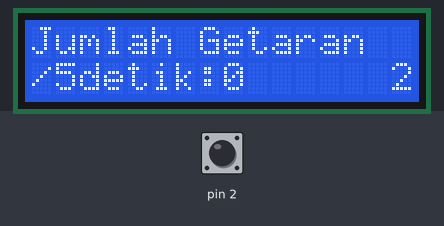
This sketch was run on a simulated Arduino Uno, built with avr-gcc and run on an emulated ATmega328P. Parts: 16×2 character LCD. Inputs (shaded band) come from the test bench; at power-on: pin 2 HIGH.

Above: at 3.2 s.
3.3 s: pin 2 pulled LOW for 0.15 s
At 4.7 s:
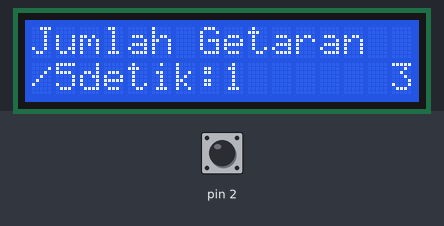
5.5 s: pin 2 pulled LOW for 1 s
At 6.8 s:
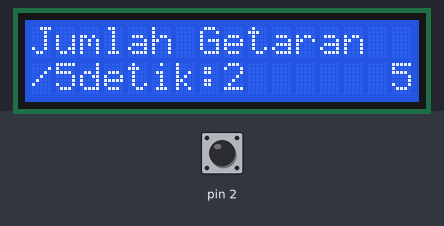
8.0 s: pin 2 pulled LOW for 0.15 s
At 8.8 s:
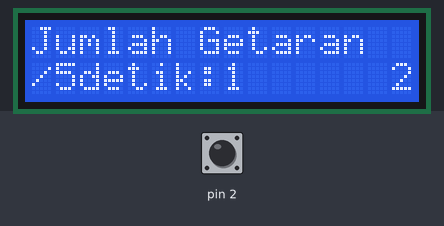
9.6 s: pin 2 pulled LOW for 1 s
At 10.7 s:
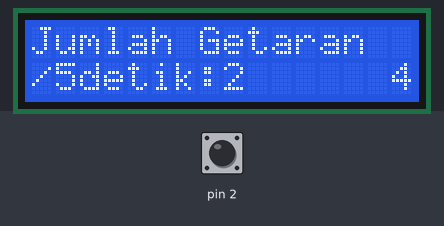
Timing chart, 0 to 12.6 s (numbered marks = the images above; inputs shaded):
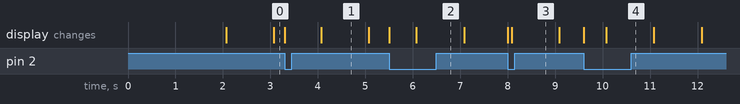

The sketch:

Interfacing_Arduino_dg_Sensor_Getaran.ino
```cpp
/*************************************
 * Program : Project 37. Interfacing Arduino Sensor Getaran
 * Input   : Sensor Getaran
 * Output  : LCD 2x16
 * 125 Proyek Arduino Inkubatek
 * www.tokotronik.com
 * ***********************************/
#include <LiquidCrystal.h>
LiquidCrystal lcd(8, 9, 10, 11, 12, 13);
word vib;

void setup(){
  pinMode(2, INPUT);
  digitalWrite(2, HIGH);
  lcd.begin(16, 2);
  lcd.print("   Interface");
  lcd.setCursor(0, 1);
  lcd.print("Vibration Sensor");
  delay(2000);
  // aktivasi interupsi eksternal 0
  //jika ada interupsi program menuju subrutin vibration
  //interupsi dikerjakan saat pin int0 (pin 2) dlm kondisi FALLING
  attachInterrupt(0, vibration, FALLING);
}

void loop(){
  vib = 0;
  lcd.clear();
  lcd.print("Jumlah Getaran");
  lcd.setCursor(0, 1);
  lcd.print("/5detik:");
  lcd.setCursor(8,1);
  lcd.print(vib);
  lcd.print("      ");
  //tunda 5 detik
  for(int i=1; i<6; i++){
    lcd.setCursor(15,1);
    lcd.print(i);
    delay(1000);
  }
}

void vibration(){
  vib++;
  lcd.setCursor(8,1);
  lcd.print(vib);
  lcd.print("    ");
}
```

Measured:
- what the display in image 1 shows lasts 1.0 s, from 4.1 s to 5.1 s
